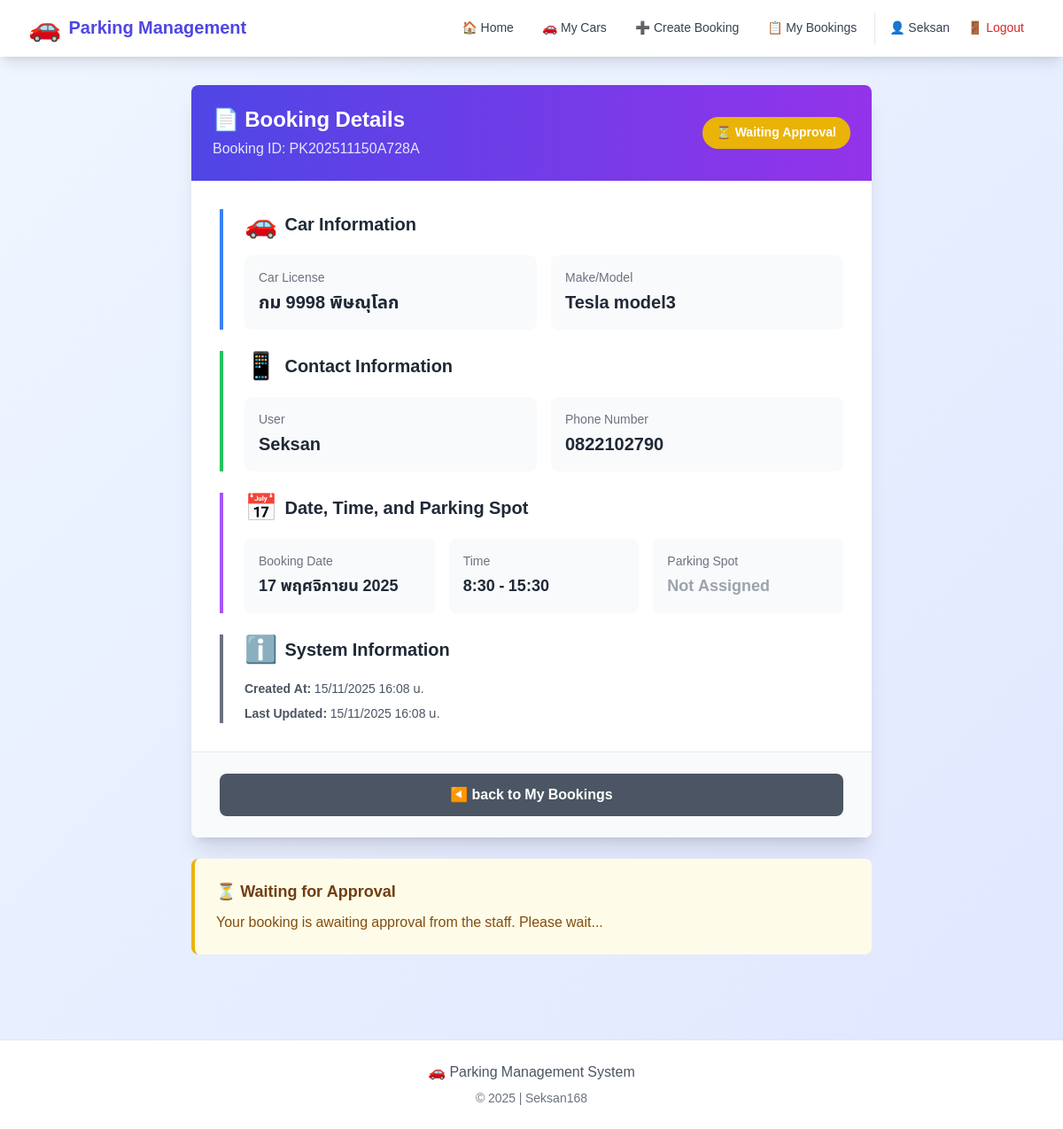
The page /booking/PK202511150A728A/ (signed in) on the database as committed earlier.
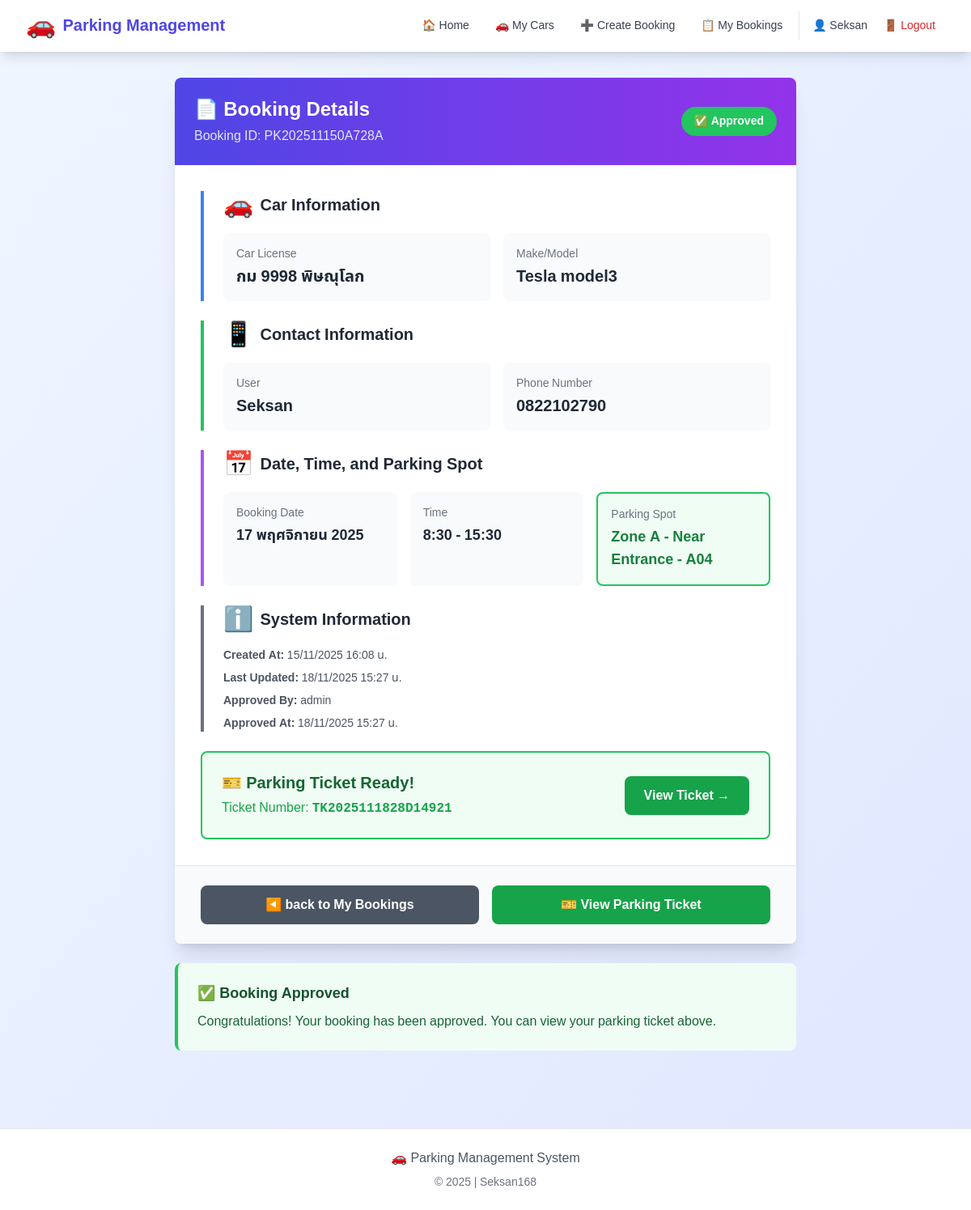
The same page on the database as committed later.
### bookings/models.py (models this page shows, shortened)
class Booking(models.Model):
    STATUS_CHOICES = [
        ('WAITING', 'Waiting for Approval'),
        ('APPROVED', 'Approved'),
        ('REJECTED', 'Rejected'),
        ('CANCELLED', 'Cancelled'),
    ]
    booking_id = models.CharField(max_length=20, unique=True, editable=False, verbose_name='Booking ID')
    user = models.ForeignKey(User, on_delete=models.CASCADE, verbose_name='Booked By')
    user_car = models.ForeignKey(
        'UserCar', on_delete=models.SET_NULL,
        null=True, blank=True, verbose_name='Selected Car'
    )
    parking_spot = models.ForeignKey(
        ParkingSpot, on_delete=models.SET_NULL,
        null=True, blank=True, verbose_name='Parking Spot'
    )
    car_license = models.CharField(max_length=20, verbose_name='License Plate')
    car_model = models.CharField(max_length=100, verbose_name='Brand/Model')
    phone_number = models.CharField(max_length=15, verbose_name='Phone Number')
    booking_date = models.DateField(verbose_name='Booking Date')
    start_time = models.TimeField(verbose_name='Start Time')
    end_time = models.TimeField(verbose_name='End Time')
    status = models.CharField(
        max_length=10, choices=STATUS_CHOICES,
        default='WAITING', verbose_name='Status'
    )
    note = models.TextField(blank=True, verbose_name='Notes')
    created_at = models.DateTimeField(auto_now_add=True, verbose_name='Created At')
    updated_at = models.DateTimeField(auto_now=True, verbose_name='Updated At')
    approved_by = models.ForeignKey(
        User, on_delete=models.SET_NULL, null=True, blank=True,
        related_name='approved_bookings', verbose_name='Approved By'
    )
    approved_at = models.DateTimeField(null=True, blank=True, verbose_name='Approved At')
    class Meta:
        ordering = ['-created_at']
        verbose_name = 'Parking Booking'
        verbose_name_plural = 'Parking Bookings'

class ParkingSpot(models.Model):
    ZONE_CHOICES = [
        ('A', 'Zone A - Near Entrance'),
        ('B', 'Zone B - Middle Area'),
        ('C', 'Zone C - Back Area'),
    ]
    spot_number = models.CharField(max_length=10, unique=True, verbose_name='Spot Number')
    zone = models.CharField(max_length=1, choices=ZONE_CHOICES, verbose_name='Zone')
    is_available = models.BooleanField(default=True, verbose_name='Available')
    class Meta:
        ordering = ['zone', 'spot_number']
        verbose_name = 'Parking Spot'
        verbose_name_plural = 'Parking Spots'
    def __str__(self):
        return f"{self.get_zone_display()} - {self.spot_number}"

class Ticket(models.Model):
    ticket_number = models.CharField(max_length=20, unique=True, editable=False, verbose_name='Ticket Number')
    booking = models.OneToOneField(Booking, on_delete=models.CASCADE, verbose_name='Booking')
    qr_code = models.CharField(max_length=200, blank=True, verbose_name='QR Code')
    issued_at = models.DateTimeField(auto_now_add=True, verbose_name='Issued At')
    class Meta:
        ordering = ['-issued_at']
        verbose_name = 'Parking Ticket'
        verbose_name_plural = 'Parking Tickets'

### bookings/views.py (the view)
# urls.py: path('booking/<str:booking_id>/', views.booking_detail, name='booking_detail'),
@login_required
def booking_detail(request, booking_id):
    booking = get_object_or_404(Booking, booking_id=booking_id, user=request.user)
    ticket = None
    if booking.status == 'APPROVED':
        try:
            ticket = Ticket.objects.get(booking=booking)
        except Ticket.DoesNotExist:
            ticket = None
    return render(request, 'bookings/booking_detail.html', {
        'booking': booking,
        'ticket': ticket
    })

### bookings/templates/bookings/booking_detail.html (shortened to what this page needs)
{% extends 'bookings/base.html' %}
{% block content %}
<div class="max-w-3xl mx-auto">
    <div class="bg-white rounded-lg shadow-xl overflow-hidden">
        <div class="bg-gradient-to-r from-indigo-600 to-purple-600 p-6 text-white">
            <div class="flex items-center justify-between">
                <div>
                    <h1 class="text-2xl font-bold mb-1">📄 Booking Details</h1>
                    <p class="text-indigo-100">Booking ID: {{ booking.booking_id }}</p>
                </div>
                <div>
                    <span class="inline-block px-4 py-2 rounded-full text-sm font-bold
                        {% if booking.status == 'APPROVED' %}bg-green-500
                        {% elif booking.status == 'WAITING' %}bg-yellow-500
                        {% elif booking.status == 'REJECTED' %}bg-red-500
                        {% else %}bg-gray-500{% endif %}">
                        {% if booking.status == 'APPROVED' %}✅ Approved
                        {% elif booking.status == 'WAITING' %}⏳ Waiting Approval
                        {% elif booking.status == 'REJECTED' %}❌ Rejected
                        {% else %}⚫ Canceled{% endif %}
                    </span>
                </div>
            </div>
        </div>
        <div class="p-8 space-y-6">
            <div class="border-l-4 border-blue-500 pl-6">
                <h2 class="text-xl font-bold text-gray-800 mb-4 flex items-center">
                    <span class="text-3xl mr-2">🚗</span> Car Information
                </h2>
                <div class="grid grid-cols-1 md:grid-cols-2 gap-4">
                    <div class="bg-gray-50 p-4 rounded-lg">
                        <p class="text-sm text-gray-500 mb-1">Car License</p>
                        <p class="text-xl font-bold text-gray-800">{{ booking.car_license }}</p>
                    </div>
                    <div class="bg-gray-50 p-4 rounded-lg">
                        <p class="text-sm text-gray-500 mb-1">Make/Model</p>
                        <p class="text-xl font-bold text-gray-800">{{ booking.car_model }}</p>
                    </div>
                </div>
            </div>
            <div class="border-l-4 border-green-500 pl-6">
                <h2 class="text-xl font-bold text-gray-800 mb-4 flex items-center">
                    <span class="text-3xl mr-2">📱</span> Contact Information
                </h2>
                <div class="grid grid-cols-1 md:grid-cols-2 gap-4">
                    <div class="bg-gray-50 p-4 rounded-lg">
                        <p class="text-sm text-gray-500 mb-1">User</p>
                        <p class="text-xl font-bold text-gray-800">{{ booking.user.username }}</p>
                    </div>
                    <div class="bg-gray-50 p-4 rounded-lg">
                        <p class="text-sm text-gray-500 mb-1">Phone Number</p>
                        <p class="text-xl font-bold text-gray-800">{{ booking.phone_number }}</p>
                    </div>
                </div>
            </div>
            <div class="border-l-4 border-purple-500 pl-6">
                <h2 class="text-xl font-bold text-gray-800 mb-4 flex items-center">
                    <span class="text-3xl mr-2">📅</span> Date, Time, and Parking Spot
                </h2>
                <div class="grid grid-cols-1 md:grid-cols-3 gap-4">
                    <div class="bg-gray-50 p-4 rounded-lg">
                        <p class="text-sm text-gray-500 mb-1">Booking Date</p>
                        <p class="text-lg font-bold text-gray-800">{{ booking.booking_date }}</p>
                    </div>
                    <div class="bg-gray-50 p-4 rounded-lg">
                        <p class="text-sm text-gray-500 mb-1">Time</p>
                        <p class="text-lg font-bold text-gray-800">{{ booking.start_time }} - {{ booking.end_time }}</p>
                    </div>
                    {% if booking.parking_spot %}
                        <div class="bg-green-50 p-4 rounded-lg border-2 border-green-500">
                            <p class="text-sm text-gray-500 mb-1">Parking Spot   </p>
                            <p class="text-lg font-bold text-green-700">{{ booking.parking_spot }}</p>
                        </div>
                    {% else %}
                        <div class="bg-gray-50 p-4 rounded-lg">
                            <p class="text-sm text-gray-500 mb-1">Parking Spot</p>
                            <p class="text-lg font-bold text-gray-400">Not Assigned</p>
                        </div>
                    {% endif %}
                </div>
            </div>
            <div class="border-l-4 border-gray-500 pl-6">
                <h2 class="text-xl font-bold text-gray-800 mb-4 flex items-center">
                    <span class="text-3xl mr-2">ℹ️</span> System Information
                </h2>
                <div class="space-y-2 text-sm text-gray-600">
                    <p><strong>Created At:</strong> {{ booking.created_at|date:"d/m/Y H:i" }} น.</p>
                    <p><strong>Last Updated:</strong> {{ booking.updated_at|date:"d/m/Y H:i" }} น.</p>
                    {% if booking.approved_by %}
                        <p><strong>Approved By:</strong> {{ booking.approved_by.username }}</p>
                        <p><strong>Approved At:</strong> {{ booking.approved_at|date:"d/m/Y H:i" }} น.</p>
                    {% endif %}
                </div>
            </div>
            {% if ticket %}
                <div class="bg-green-50 border-2 border-green-500 rounded-lg p-6">
                    <div class="flex items-center justify-between">
                        <div>
                            <h3 class="text-xl font-bold text-green-800 mb-1">🎫 Parking Ticket Ready!</h3>
                            <p class="text-green-600">Ticket Number: <span class="font-mono font-bold">{{ ticket.ticket_number }}</span></p>
                        </div>
                        <a href="{% url 'view_ticket' booking.booking_id %}"
                           class="bg-green-600 text-white px-6 py-3 rounded-lg font-bold hover:bg-green-700 transition-colors duration-200">
                            View Ticket →
                        </a>
                    </div>
                </div>
            {% elif booking.status == 'APPROVED' %}
                <div class="bg-yellow-50 border-2 border-yellow-500 rounded-lg p-6 text-center">
                    <div class="text-4xl mb-2">⏳</div>
                    <p class="text-yellow-800 font-semibold">Ticket is being processed...</p>
                </div>
            {% endif %}
        </div>
        <div class="bg-gray-50 px-8 py-6 border-t">
            <div class="flex space-x-4">
                <a href="{% url 'my_bookings' %}"
                   class="flex-1 bg-gray-600 text-white px-6 py-3 rounded-lg font-bold hover:bg-gray-700 transition-colors duration-200 text-center">
                    ◀️ back to My Bookings
                </a>
                {% if booking.status == 'APPROVED' and ticket %}
                    <a href="{% url 'view_ticket' booking.booking_id %}"
                       class="flex-1 bg-green-600 text-white px-6 py-3 rounded-lg font-bold hover:bg-green-700 transition-colors duration-200 text-center">
                        🎫 View Parking Ticket
                    </a>
                {% endif %}
            </div>
        </div>
    </div>
    <div class="mt-6">
        {% if booking.status == 'WAITING' %}
            <div class="bg-yellow-50 border-l-4 border-yellow-500 p-6 rounded-lg">
                <h3 class="font-bold text-yellow-900 mb-2 text-lg">⏳ Waiting for Approval</h3>
                <p class="text-yellow-800">Your booking is awaiting approval from the staff. Please wait...</p>
            </div>
        {% elif booking.status == 'REJECTED' %}
            <div class="bg-red-50 border-l-4 border-red-500 p-6 rounded-lg">
                <h3 class="font-bold text-red-900 mb-2 text-lg">❌ Booking Rejected</h3>
                <p class="text-red-800">Sorry, your booking was not approved. For more information, please contact the staff.</p>
            </div>
        {% elif booking.status == 'APPROVED' %}
            <div class="bg-green-50 border-l-4 border-green-500 p-6 rounded-lg">
                <h3 class="font-bold text-green-900 mb-2 text-lg">✅ Booking Approved</h3>
                <p class="text-green-800">Congratulations! Your booking has been approved. You can view your parking ticket above.</p>
            </div>
        {% endif %}
    </div>
</div>
{% endblock %}

### bookings/templates/bookings/base.html (shortened to what this page needs)
<!DOCTYPE html>
<html lang="th">
  <head>
    <script src="https://cdn.tailwindcss.com"></script>
  </head>
  <body class="bg-gradient-to-br from-blue-50 to-indigo-100 min-h-screen">
    <nav class="bg-white shadow-lg sticky top-0 z-50">
      <div class="max-w-7xl mx-auto px-4 sm:px-6 lg:px-8">
        <div class="flex justify-between h-16">
          <div class="flex items-center">
            <a href="{% url 'home' %}" class="flex items-center space-x-2">
              <span class="text-2xl sm:text-3xl">🚗</span>
              <span
                class="text-lg sm:text-xl font-bold text-indigo-600 truncate max-w-[150px] sm:max-w-none"
              >
                Parking Management
              </span>
            </a>
          </div>
          <div class="hidden lg:flex items-center space-x-2 xl:space-x-4">
            {% if user.is_authenticated %}
            <a
              href="{% url 'home' %}"
              class="nav-link text-gray-700 hover:text-indigo-600 hover:bg-indigo-50 px-3 py-2 rounded-md text-sm font-medium"
            >
              🏠 Home
            </a>
            <a
              href="{% url 'my_cars' %}"
              class="nav-link text-gray-700 hover:text-indigo-600 hover:bg-indigo-50 px-3 py-2 rounded-md text-sm font-medium"
            >
              🚗 My Cars
            </a>
            <a
              href="{% url 'create_booking' %}"
              class="nav-link text-gray-700 hover:text-indigo-600 hover:bg-indigo-50 px-3 py-2 rounded-md text-sm font-medium"
            >
              ➕ Create Booking
            </a>
            <a
              href="{% url 'my_bookings' %}"
              class="nav-link text-gray-700 hover:text-indigo-600 hover:bg-indigo-50 px-3 py-2 rounded-md text-sm font-medium"
            >
              📋 My Bookings
            </a>
            <div class="flex items-center space-x-2 border-l pl-4">
              <span class="text-gray-700 text-sm">👤 {{ user.username }}</span>
              <a
                href="{% url 'logout' %}"
                class="nav-link text-red-600 hover:text-red-700 hover:bg-red-50 px-3 py-2 rounded-md text-sm font-medium"
              >
                🚪 Logout
              </a>
            </div>
            {% endif %}
          </div>
        </div>
      </div>
    </nav>
    <main class="max-w-7xl mx-auto px-4 sm:px-6 lg:px-8 py-6 sm:py-8">
      {% block content %}{% endblock %}
    </main>
    <footer class="bg-white mt-12 sm:mt-16 py-6 border-t">
      <div class="max-w-7xl mx-auto px-4 sm:px-6 lg:px-8">
        <div class="text-center text-gray-600 text-sm sm:text-base">
          <p class="mb-2">🚗 Parking Management System</p>
          <p class="text-xs sm:text-sm text-gray-500">
            &copy; 2025 | Seksan168
          </p>
        </div>
      </div>
    </footer>
  </body>
</html>

### bookings/templates/bookings/base.html (style rules this page uses)
body { font-family: "Noto Sans Thai", sans-serif; }
.nav-link { transition: all 0.3s ease; }

Rows that differ between the two databases and show on the page:
changed Booking "กม 9998 พิษณุโลก": status "WAITING" → "APPROVED" (drawn); parking_spot_id empty → 4 (drawn); parking_spot (not shown) → "Zone A - Near Entrance - A04"; updated_at "15/11/2025 16:08" → "18/11/2025 15:27"; approved_by_id empty → 1 (drawn); approved_by.username (not shown) → "admin"; approved_at (not shown) → "18/11/2025 15:27"
added Ticket: ticket_number "TK2025111828D14921"
Other text that changed with them:
text no longer shown: "⏳ Waiting Approval Not Assigned ⏳ Waiting for Approval Your booking is awaiting approval from the staff. Please wait..."
text now shown: "✅ Approved Approved By: Approved At: น. 🎫 Parking Ticket Ready! Ticket Number: View Ticket → 🎫 View Parking Ticket ✅ Booking Approved Congratulations! Your booking has been approved. You can view your parking ticket above."
